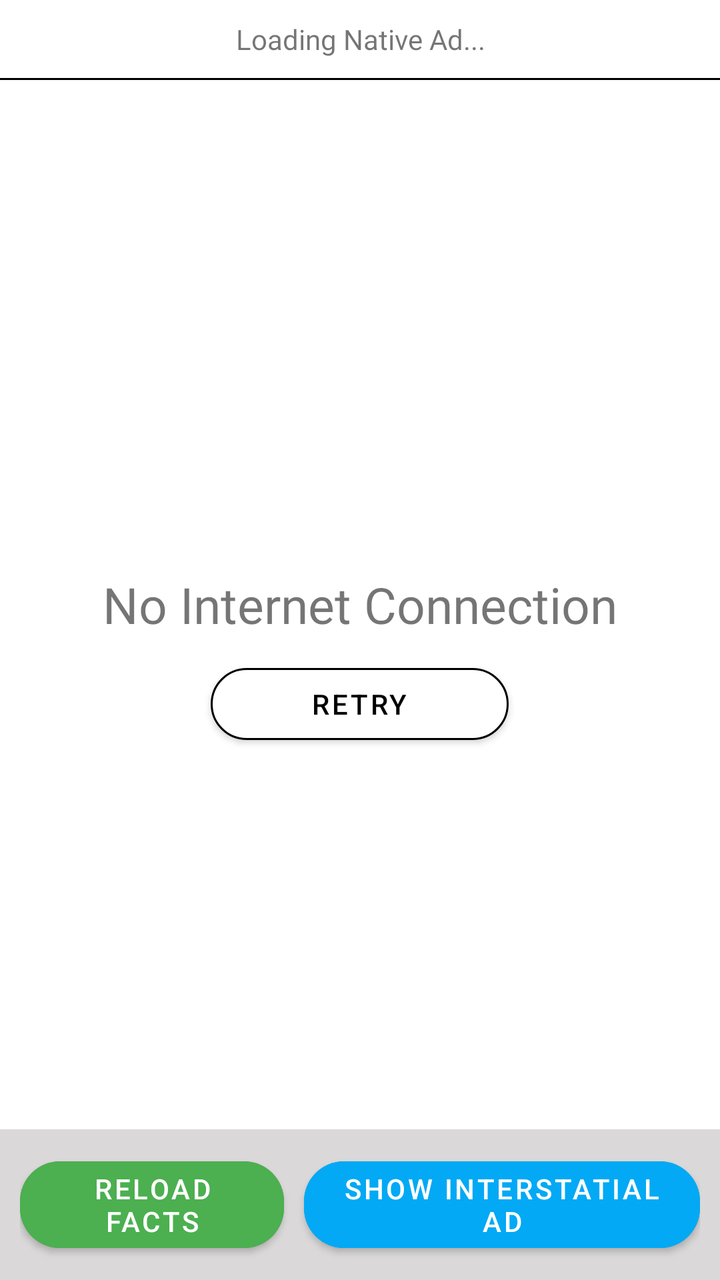
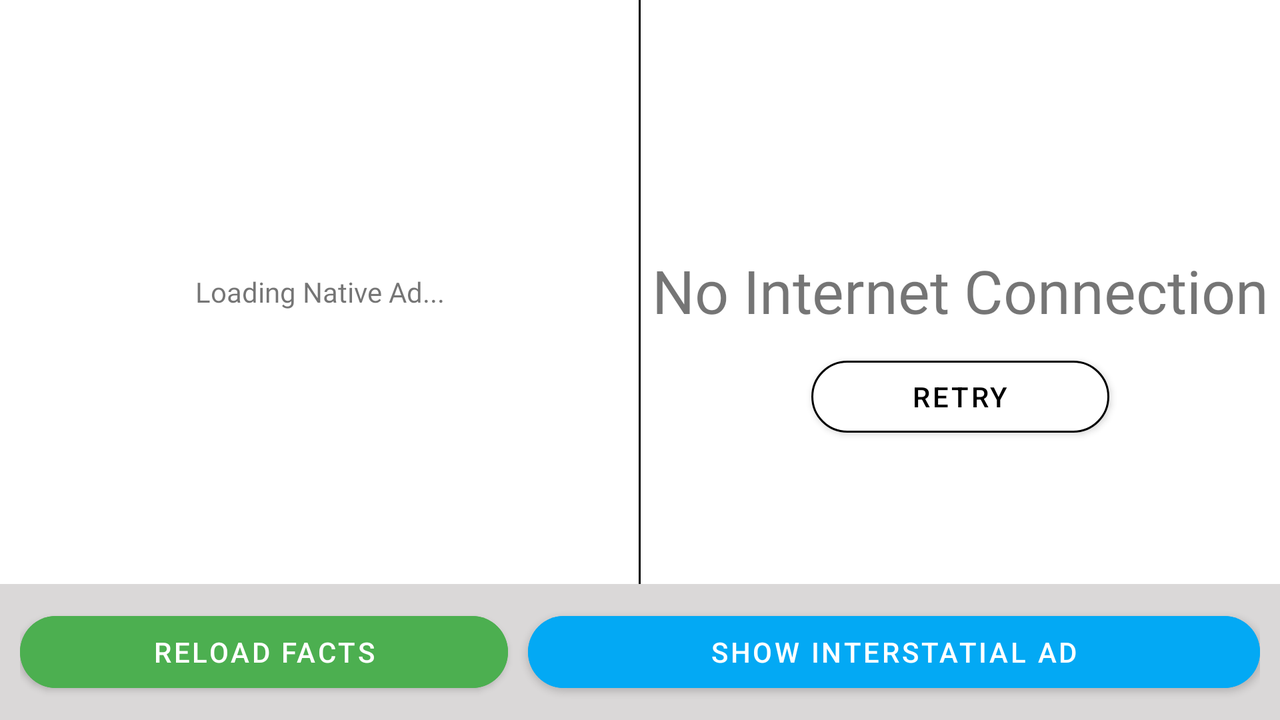

One screen, two layout resources from the same app: the default and the repository's alternative for another configuration. Each is rendered where Android would select it; the XML of both is given below.
<!-- AndroidManifest.xml: application theme Theme.FactsByShahzaib -->
<!-- res/layout/activity_main.xml -->
<?xml version="1.0" encoding="utf-8"?>
<LinearLayout xmlns:android="http://schemas.android.com/apk/res/android"
    xmlns:app="http://schemas.android.com/apk/res-auto"
    xmlns:tools="http://schemas.android.com/tools"
    android:layout_width="match_parent"
    android:layout_height="match_parent"
    android:orientation="vertical"
    android:gravity="center"
    tools:context=".activities.main.MainActivity">

    <FrameLayout
        android:id="@+id/ad_frame"
        android:layout_width="match_parent"
        android:layout_height="wrap_content"
        >
        <TextView
            android:layout_width="match_parent"
            android:layout_height="match_parent"
            android:gravity="center"
            android:padding="10dp"
            android:fontFamily="@font/roboto_black"
            android:text="Loading Native Ad..."
            />
    </FrameLayout>


    <View
        android:layout_width="match_parent"
        android:layout_height="1dp"
        android:background="@color/black"
        />
    <FrameLayout
        android:layout_width="match_parent"
        android:layout_height="0dp"
        android:layout_weight="2"
        android:layout_gravity="center"
        >
        <LinearLayout
            android:id="@+id/lyt_loading"
            android:layout_width="match_parent"
            android:layout_height="wrap_content"
            android:orientation="vertical"
            android:layout_gravity="center"
            android:visibility="gone"
            android:gravity="center"
            >
            <ImageView
                android:id="@+id/imgLoading"
                android:layout_width="150dp"
                android:layout_height="100dp"
                />
            <TextView
                android:layout_width="match_parent"
                android:layout_height="wrap_content"
                android:gravity="center"
                android:fontFamily="@font/roboto_black"
                android:textColor="@color/headingColor"
                android:textSize="18sp"
                android:text="Please Wait Loading Facts.."
                />
        </LinearLayout>

        <include
            android:id="@+id/lyt_error"
            android:layout_width="match_parent"
            android:layout_height="wrap_content"
            android:layout_gravity="center"
            layout="@layout/lyt_error"/>
        <androidx.recyclerview.widget.RecyclerView
            android:id="@+id/rvFacts"
            android:layout_width="match_parent"
            android:layout_height="match_parent"
            app:layoutManager="androidx.recyclerview.widget.LinearLayoutManager"
            android:orientation="vertical"
            tools:listitem="@layout/item_fact"
            android:visibility="gone"
            />

    </FrameLayout>
    <LinearLayout
        android:layout_width="match_parent"
        android:layout_height="wrap_content"
        android:orientation="horizontal"
        android:gravity="center"
        android:background="#DAD8D8"
        android:padding="10dp"
        >
        <com.google.android.material.button.MaterialButton
            android:id="@+id/btnReload"
            android:layout_width="0dp"
            android:layout_weight="1"
            android:layout_height="wrap_content"
            android:text="@string/reload_facts"
            app:cornerRadius="20dp"
            android:textColor="@color/white"
            android:backgroundTint="@color/green"
            />
        <com.google.android.material.button.MaterialButton
            android:id="@+id/btnShowAd"
            android:layout_width="0dp"
            android:layout_weight="1.5"
            android:layout_marginStart="10dp"
            android:layout_height="wrap_content"
            android:text="@string/show_interstatial_ad"
            app:cornerRadius="20dp"
            android:textColor="@color/white"
            android:backgroundTint="@color/purple_700"
            />


    </LinearLayout>

</LinearLayout>
<!-- res/layout/lyt_error.xml (included above) -->
<?xml version="1.0" encoding="utf-8"?>
<LinearLayout
    android:id="@+id/parent"
    xmlns:android="http://schemas.android.com/apk/res/android"
    android:layout_width="match_parent"
    xmlns:app="http://schemas.android.com/apk/res-auto"
    android:orientation="vertical"
    android:layout_height="wrap_content">
    <ImageView
        android:id="@+id/imgWifi"
        android:layout_width="match_parent"
        android:layout_height="60dp"
        android:src="@drawable/baseline_error_outline_24"
        />
    <TextView
        android:id="@+id/txtMessage"
        android:layout_width="match_parent"
        android:layout_height="wrap_content"
        android:text="@string/no_internet_connection"
        android:gravity="center"
        android:textSize="@dimen/_40dp"
        android:includeFontPadding="false"
        android:fontFamily="@font/roboto_medium"
        />
    <com.google.android.material.button.MaterialButton
        android:id="@+id/btnRetry"
        android:layout_width="wrap_content"
        android:layout_height="wrap_content"
        android:text="@string/retry"
        android:layout_gravity="center"
        android:paddingStart="50dp"
        android:paddingEnd="50dp"
        android:layout_marginTop="10sp"
        android:backgroundTint="@color/white"
        android:textColor="@color/black"
        app:strokeColor="@color/black"
        app:strokeWidth="1dp"
        app:cornerRadius="20dp"
        />
</LinearLayout>
<!-- resources referenced by this layout -->
<resources>
  <color name="black">#FF000000</color>
  <color name="green">#4CAF50</color>
  <color name="headingColor">#000000</color>
  <color name="purple_700">#03A9F4</color>
  <color name="white">#FFFFFFFF</color>
  <dimen name="_40dp">25sp</dimen>
  <string name="no_internet_connection">No Internet Connection</string>
  <string name="reload_facts">Reload Facts</string>
  <string name="retry">Retry</string>
  <string name="show_interstatial_ad">Show Interstatial Ad</string>
  <style name="Theme.FactsByShahzaib" parent="Theme.MaterialComponents.Light.NoActionBar">
          
          <item name="colorPrimary">@color/purple_500</item>
          <item name="colorPrimaryVariant">@color/purple_700</item>
          <item name="colorOnPrimary">@color/white</item>
          
          <item name="colorSecondary">@color/teal_200</item>
          <item name="colorSecondaryVariant">@color/teal_700</item>
          <item name="colorOnSecondary">@color/black</item>
          
          <item name="android:statusBarColor">?attr/colorPrimaryVariant</item>
          
      </style>
  <color name="purple_500">#03A9F4</color>
  <color name="teal_200">#FF03DAC5</color>
  <color name="teal_700">#FF018786</color>
</resources>
<!-- res/layout-land/activity_main.xml (the repository's variant of the layout above) -->
<!-- drawn on the phone turned sideways -->
<?xml version="1.0" encoding="utf-8"?>
<LinearLayout xmlns:android="http://schemas.android.com/apk/res/android"
    xmlns:app="http://schemas.android.com/apk/res-auto"
    xmlns:tools="http://schemas.android.com/tools"
    android:layout_width="match_parent"
    android:layout_height="match_parent"
    android:orientation="vertical"
    android:gravity="center"
    tools:context=".activities.main.MainActivity">


    <LinearLayout
        android:layout_width="match_parent"
        android:orientation="horizontal"
        android:layout_height="0dp"
        android:layout_weight="1"
        >
        <FrameLayout
            android:id="@+id/ad_frame"
            android:layout_width="0dp"
            android:layout_weight="1"
            android:layout_height="match_parent"
            >
            <TextView
                android:layout_width="match_parent"
                android:layout_height="match_parent"
                android:gravity="center"
                android:padding="10dp"
                android:fontFamily="@font/roboto_black"
                android:text="Loading Native Ad..."
                />
        </FrameLayout>
        <View
            android:layout_width="1dp"
            android:layout_height="match_parent"
            android:background="@color/black"
            />
        <FrameLayout
            android:layout_width="0dp"
            android:layout_height="match_parent"
            android:layout_weight="1"
            >
            <LinearLayout
                android:id="@+id/lyt_loading"
                android:layout_width="match_parent"
                android:layout_height="wrap_content"
                android:orientation="vertical"
                android:layout_gravity="center"
                android:visibility="gone"
                android:gravity="center"
                >
                <ImageView
                    android:id="@+id/imgLoading"
                    android:layout_width="150dp"
                    android:layout_height="100dp"
                    />
                <TextView
                    android:layout_width="match_parent"
                    android:layout_height="wrap_content"
                    android:gravity="center"
                    android:fontFamily="@font/roboto_black"
                    android:textColor="@color/headingColor"
                    android:textSize="18sp"
                    android:text="Please Wait Loading Facts.."
                    />
            </LinearLayout>

            <include
                android:id="@+id/lyt_error"
                android:layout_width="match_parent"
                android:layout_height="wrap_content"
                android:layout_gravity="center"
                layout="@layout/lyt_error"/>
            <androidx.recyclerview.widget.RecyclerView
                android:id="@+id/rvFacts"
                android:layout_width="match_parent"
                android:layout_height="match_parent"
                app:layoutManager="androidx.recyclerview.widget.LinearLayoutManager"
                android:orientation="vertical"
                tools:listitem="@layout/item_fact"
                android:visibility="gone"
                />

        </FrameLayout>
    </LinearLayout>


    <LinearLayout
        android:layout_width="match_parent"
        android:layout_height="wrap_content"
        android:orientation="horizontal"
        android:gravity="center"
        android:background="#DAD8D8"
        android:padding="10dp"
        >
        <com.google.android.material.button.MaterialButton
            android:id="@+id/btnReload"
            android:layout_width="0dp"
            android:layout_weight="1"
            android:layout_height="wrap_content"
            android:text="@string/reload_facts"
            app:cornerRadius="20dp"
            android:textColor="@color/white"
            android:backgroundTint="@color/green"
            />
        <com.google.android.material.button.MaterialButton
            android:id="@+id/btnShowAd"
            android:layout_width="0dp"
            android:layout_weight="1.5"
            android:layout_marginStart="10dp"
            android:layout_height="wrap_content"
            android:text="@string/show_interstatial_ad"
            app:cornerRadius="20dp"
            android:textColor="@color/white"
            android:backgroundTint="@color/purple_700"
            />


    </LinearLayout>

</LinearLayout>
<!-- resources referenced by the variant -->
<!-- as the phone turned sideways resolves them -->
<resources>
  <color name="black">#FF000000</color>
  <color name="green">#4CAF50</color>
  <color name="headingColor">#000000</color>
  <color name="purple_700">#03A9F4</color>
  <color name="white">#FFFFFFFF</color>
  <!-- from res/values-w600dp/ -->
  <dimen name="_40dp">30sp</dimen>
  <string name="no_internet_connection">No Internet Connection</string>
  <string name="reload_facts">Reload Facts</string>
  <string name="retry">Retry</string>
  <string name="show_interstatial_ad">Show Interstatial Ad</string>
  <style name="Theme.FactsByShahzaib" parent="Theme.MaterialComponents.Light.NoActionBar">
          
          <item name="colorPrimary">@color/purple_500</item>
          <item name="colorPrimaryVariant">@color/purple_700</item>
          <item name="colorOnPrimary">@color/white</item>
          
          <item name="colorSecondary">@color/teal_200</item>
          <item name="colorSecondaryVariant">@color/teal_700</item>
          <item name="colorOnSecondary">@color/black</item>
          
          <item name="android:statusBarColor">?attr/colorPrimaryVariant</item>
          
      </style>
  <color name="purple_500">#03A9F4</color>
  <color name="teal_200">#FF03DAC5</color>
  <color name="teal_700">#FF018786</color>
</resources>
